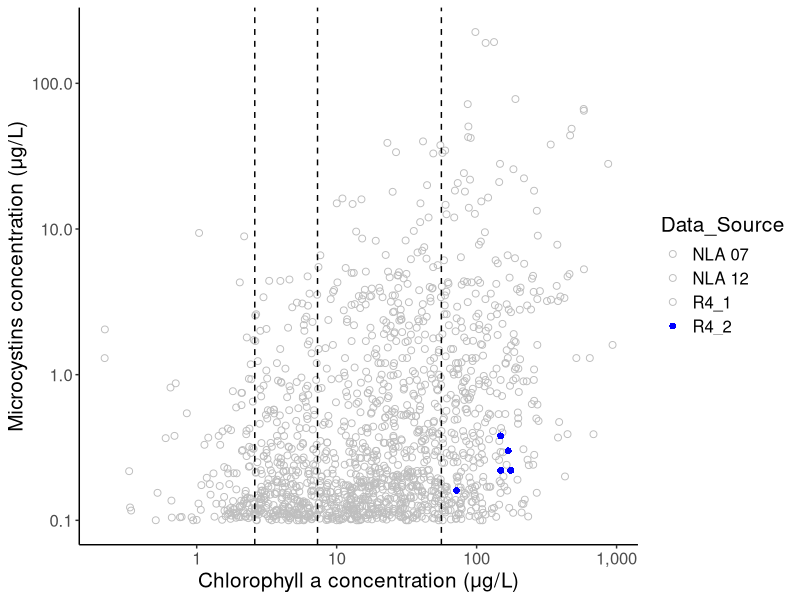
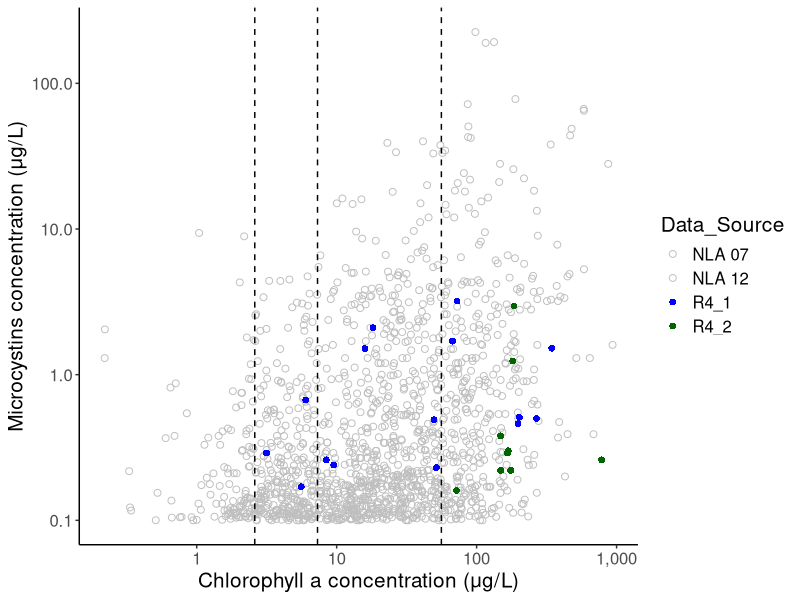
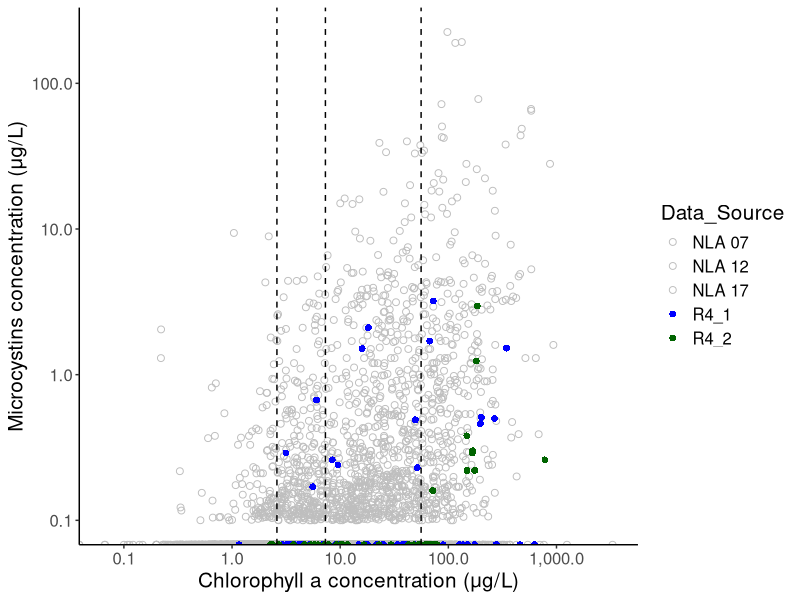

Source code (R) for these figures, in order: (Note: this script raises an error after producing the figures.)
#### Notes ####
# 2023 01 11 AL





#################### Set up ######################

library(stringr)
library(dplyr)
library(ggplot2)
library(scales)
library(Cairo)
library(gridExtra)



#Mac
#setwd("/Users/allel/OneDrive - SCCWRP/00 R/R4/Chl vs MC/")
#Windows
setwd("C:/Users/Fenri/OneDrive - SCCWRP/00 R/R4/Chl vs MC")




###################### Data load in and processing ###################

#NLA.raw <- read.csv("dat.merge.all.tp.ca.csv", stringsAsFactors = FALSE, header =TRUE)
#df.NLA <- NLA.raw

#Subset to only contain NLA data
#df.NLA.noCA <- subset(df.NLA, !(datasource == "CA_public_data"))
#columns that matter: chl and mc; mc column has a bunch of NA

#write.csv(df.NLA.noCA, "NLA TP.csv", row.names=FALSE, quote=FALSE)

data.raw <- read.csv("R4 NLA Chl MC Compiled.csv", stringsAsFactors = FALSE, header = TRUE)


data <- data.raw

#Turn MC data to numeric, below detection data changed to NA
data$MC <- as.numeric(data$MC)

#There are a number of NLA Chl data that's NA, to display them:
#data[is.na(data$Chl),]
#Display max value ignoring NA
#data[which.max(data$Chl),]
#max = 3299.18




#Remove rows with NA values in the Chl column
data.noNA <- na.omit(data) #This removes rows with any NA = 1492

#For some reason these commands don't work at removing NAs
#data.noNA <- data[!is.na(data$Chl),] #From 5033 to 5014
#data.noNA <- data[!is.na(data.noNA$MC),]


data.MCto0 <- data
data.MCto0$MC[is.na(data.MCto0$MC)] <- 0

data.MCto0 <- na.omit(data.MCto0)




data.shoreonly <- data.noNA[data.noNA$Location == "" | data.noNA$Location == "IX" | data.noNA$Location == "IX2",]



#################### Plotting ##############################




#All R4 data (phase 1 + 2)
#This version wasn't used
#ggplot(data=data, aes(x=Chl, y=MC, color=Data_Source)) +
#  geom_point() +
#  scale_color_manual(values = c("gray","blue","dark green")) +
#  scale_x_continuous(trans = "log10") +
#  scale_y_continuous(trans = "log10") +
  #geom_errorbar(aes(ymin=ug.L_mean-ug.L_sd, ymax=ug.L_mean+ug.L_sd), width=0.2, position=position_dodge(0.9)) +
#  ylab("Microcystins concentration (μg/L)") +
#  xlab("Chlorophyll a concentration (μg/L)") +
  #scale_x_continuous(n.breaks=7) +
#  theme_classic() +
#  theme(text=element_text(size=15))


CairoPDF("R4 NLA Chl vs MC.pdf", width = 8, height = 6)

ggplot(data=data.noNA, aes(x=Chl, y=MC, color=Data_Source, shape=Data_Source)) +
  geom_point(size=2) +
  scale_color_manual(values = c("gray","gray","blue","dark green")) +
  scale_shape_manual(values = c(1,1,16,16)) +
  scale_x_continuous(trans = "log10", labels=label_comma()) +
  scale_y_continuous(trans = "log10") +
  geom_vline(xintercept=c(2.6, 7.3, 56), linetype='dashed') +
  #geom_errorbar(aes(ymin=ug.L_mean-ug.L_sd, ymax=ug.L_mean+ug.L_sd), width=0.2, position=position_dodge(0.9)) +
  ylab("Microcystins concentration (μg/L)") +
  xlab("Chlorophyll a concentration (μg/L)") +
  #scale_x_continuous(n.breaks=7) +
  theme_classic() +
  theme(text=element_text(size=15))

dev.off()


#Final version used
#Inkscape modification: Dragged down the x-axis -> Took the row of 0 MC data, copied, and vertically flipped the copied version (because the circles weren't complete) -> gave this row a special 'below detection' label on the y-axis
CairoPDF("R4 NLA Chl vs MC (MC to 0).pdf", width = 8, height = 6)

#MC changed to 0 instead of removing
ggplot(data=data.MCto0, aes(x=Chl, y=MC, color=Data_Source, shape=Data_Source)) +
  geom_point(size=2) +
  scale_color_manual(values = c("gray","gray","gray","blue","dark green")) +
  scale_shape_manual(values = c(1,1,1,16,16)) +
  scale_x_continuous(trans = "log10", labels=label_comma()) +
  scale_y_continuous(trans = "log10") +
  geom_vline(xintercept=c(2.6, 7.3, 56), linetype='dashed') +
  #geom_errorbar(aes(ymin=ug.L_mean-ug.L_sd, ymax=ug.L_mean+ug.L_sd), width=0.2, position=position_dodge(0.9)) +
  ylab("Microcystins concentration (μg/L)") +
  xlab("Chlorophyll a concentration (μg/L)") +
  #scale_x_continuous(n.breaks=7) +
  theme_classic() +
  theme(text=element_text(size=15))

dev.off()







#Shore only
ggplot(data=data.shoreonly, aes(x=Chl, y=MC, color=Data_Source, shape=Data_Source)) +
  geom_point(size=2) +
  scale_color_manual(values = c("gray","gray","gray","blue","dark green")) +
  scale_shape_manual(values = c(1,1,1,16,16)) +
  scale_x_continuous(trans = "log10", labels=label_comma()) +
  scale_y_continuous(trans = "log10") +
  geom_vline(xintercept=c(2.6, 7.3, 56), linetype='dashed') +
  #geom_errorbar(aes(ymin=ug.L_mean-ug.L_sd, ymax=ug.L_mean+ug.L_sd), width=0.2, position=position_dodge(0.9)) +
  ylab("Microcystins concentration (μg/L)") +
  xlab("Chlorophyll a concentration (μg/L)") +
  #scale_x_continuous(n.breaks=7) +
  theme_classic() +
  theme(text=element_text(size=15))








#With labels just for info
ggplot(data=data.noNA, aes(x=Chl, y=MC, color=Data_Source)) +
  geom_point() +
  scale_color_manual(values = c("gray","blue","dark green")) +
  scale_x_continuous(trans = "log10") +
  scale_y_continuous(trans = "log10") +
  #geom_errorbar(aes(ymin=ug.L_mean-ug.L_sd, ymax=ug.L_mean+ug.L_sd), width=0.2, position=position_dodge(0.9)) +
  ylab("Microcystins concentration (μg/L)") +
  xlab("Chlorophyll a concentration (μg/L)") +
  geom_text(aes(label = Station), size = 5, nudge_y = -0.1, nudge_x = 0.1) +
  #scale_x_continuous(n.breaks=7) +
  theme_classic() +
  theme(text=element_text(size=15))
